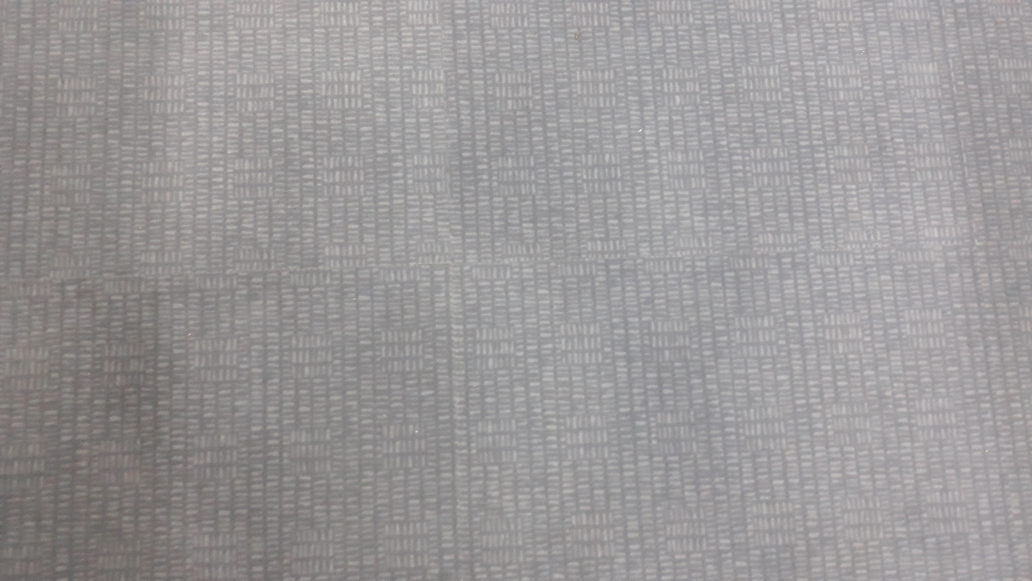
#> input picture background/bg1.jpg, 4128 x 2322 px (shown at 1/4 size); its folder holds 3 pictures in this run
$ python p1.py
#> lines starting #> are read from the running program, lines starting #| are printed output that depends on the picture; after the words box and inside, x2 and y2 are one past the last pixel; in counts of white or black regions, pixels touching at a corner belong together
import cv2
import numpy as np
import random

def hjp(n):
#> called with n = 10
    for i in range(n):

        background_num = random.randrange(3) # write your background files count in parameter

        img1 = cv2.imread('background/bg%d.jpg' % (background_num))
#> img1 is the input picture: shape (2322, 4128, 3); mean B, G, R 152.6, 152.2, 154.5
        img2 = cv2.imread('images/cross.png')
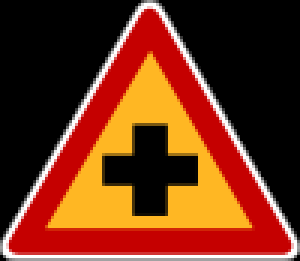
#> input picture images/cross.png, 100 x 87 px (shown 3 times larger)
#> img2 is the input picture: shape (87, 100, 3); mean B, G, R 23.6, 49.2, 110.2

        rows1, cols1, channels1 = img1.shape
#> rows1 = 2322; cols1 = 4128; channels1 = 3
        rows2, cols2, channels2 = img2.shape
#> rows2 = 87; cols2 = 100; channels2 = 3

        #print(rows1, cols1, channels1)
        #print(rows2, cols2, channels2)

        y = random.randrange(200, 800)
        x = (y * 2 )// 3

        vpos = random.randrange(0, rows1 - y)
#> vpos = 82
        hpos = random.randrange(0, cols1 - x)
#> hpos = 1060


        #print(vpos, hpos, x, y)

        img2 = cv2.resize(img2, dsize=(x, y), interpolation=cv2.INTER_AREA)
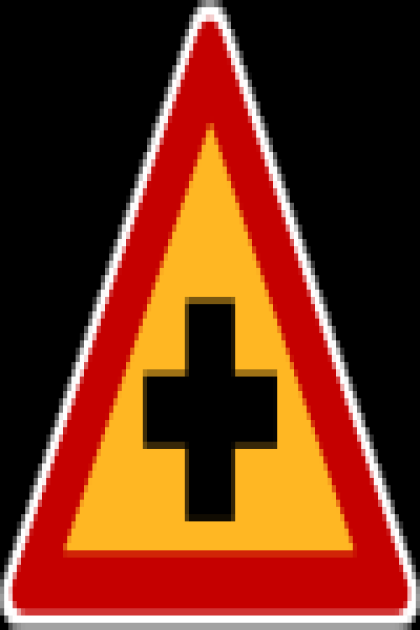
#> img2: shape (630, 420, 3); mean B, G, R 23.6, 49.2, 110.2


        roi = img1[vpos:vpos+y, hpos:hpos+x]
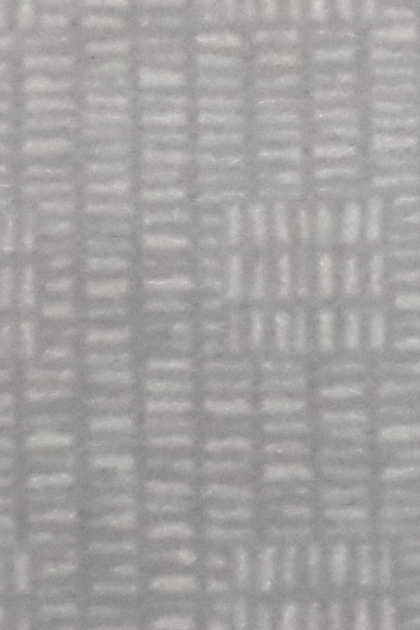
#> roi: shape (630, 420, 3); mean B, G, R 161.2, 161.2, 163.5

        img2gray = cv2.cvtColor(img2, cv2.COLOR_BGR2GRAY)
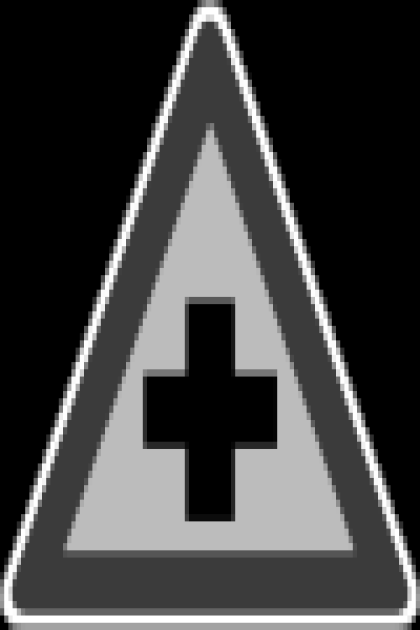
#> img2gray: shape (630, 420); min 0, max 255, mean 64.6
        ret, mask = cv2.threshold(img2gray, 10, 255, cv2.THRESH_BINARY)
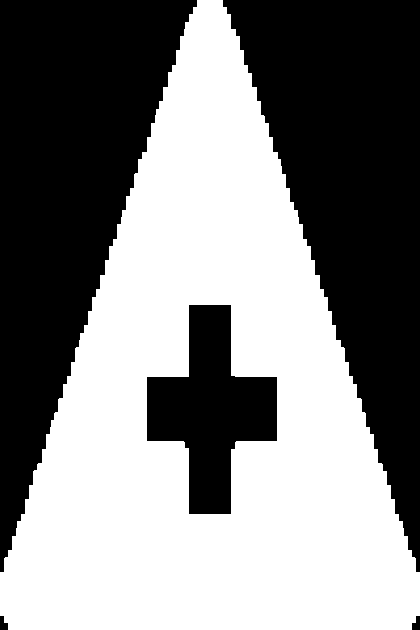
#> mask: shape (630, 420); 51.9% white; 5 black regions, box (x1, y1, x2, y2) and area: (223, 0, 420, 572) 56442, (0, 0, 197, 572) 56305, (147, 305, 277, 514) 14476, (0, 616, 8, 630) 84, (412, 616, 420, 630) 84
        mask_inv = cv2.bitwise_not(mask)


        img1_bg = cv2.bitwise_and(roi, roi, mask=mask_inv)
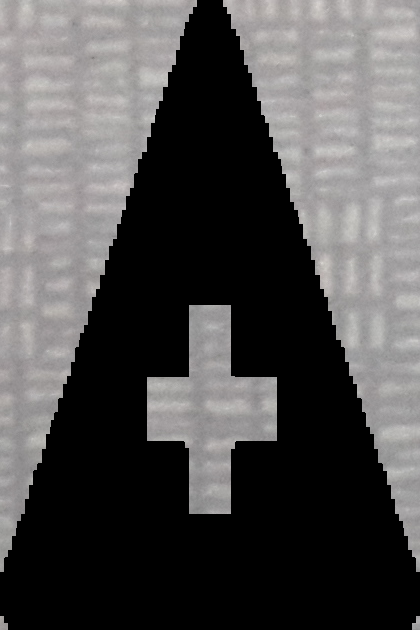
#> img1_bg: shape (630, 420, 3); mean B, G, R 79.1, 79.2, 80.5


        img2_fg = cv2.bitwise_and(img2, img2, mask=mask)

        dst = cv2.add(img1_bg, img2_fg)
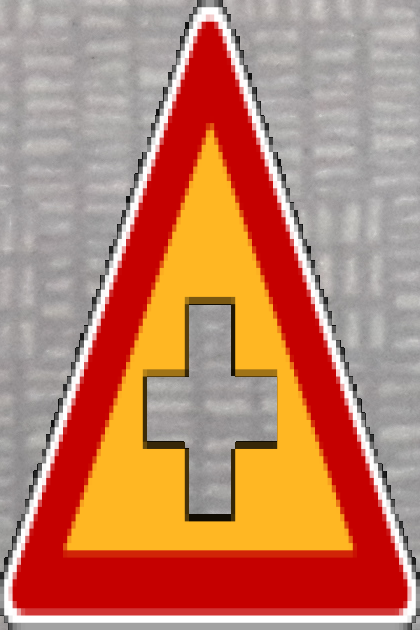
#> dst: shape (630, 420, 3); mean B, G, R 102.7, 128.4, 190.7
        img1[vpos:vpos+y, hpos:hpos+x] = dst

        cv2.imwrite('save/test%d.jpg' % (i),img1)


        #vpos: 왼쪽 위
        #vpos + y: 왼쪽 아래
        #hpos: 오른쪽 위
        #hpos + x: 오른쪽 아래
        f = open("save/test%d.txt" % (i), 'w')
        f.write('%d %.6f %.6f %.6f %.6f' % (0, (hpos + x/2) / rows1, (vpos + y/2) / cols1, x / rows1, y / cols1))
        # 클래스번호, 왼쪽으로부터 사진 중심, 위쪽으로부터 사진 중심, 사진 가로, 사진 세로 (비율)
        f.close()
#> pass 2 of the loop in hjp, `for i in range(n):`:
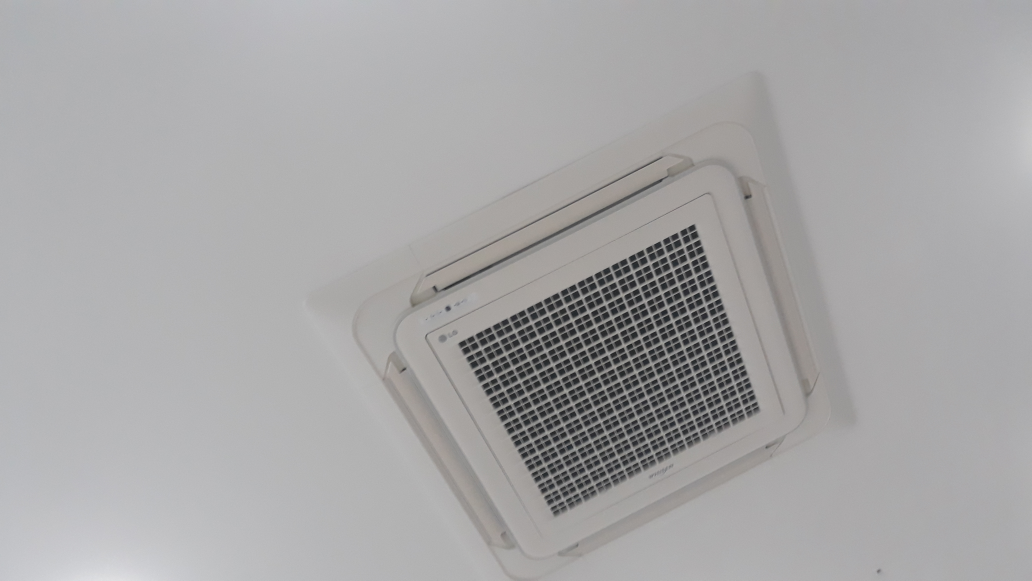
#> input picture background/bg2.jpg, 4128 x 2322 px (shown at 1/4 size)
#> in hjp, img1 is the input picture: shape (2322, 4128, 3); mean B, G, R 166.5, 165.9, 166.7
#> img2: shape (697, 464, 3)
#> roi: shape (697, 464, 3)
#> img2gray: shape (697, 464)
#> in hjp, `ret, mask = cv2.threshold(img2gray, 10, 255, cv2.THRESH_BINARY)`:
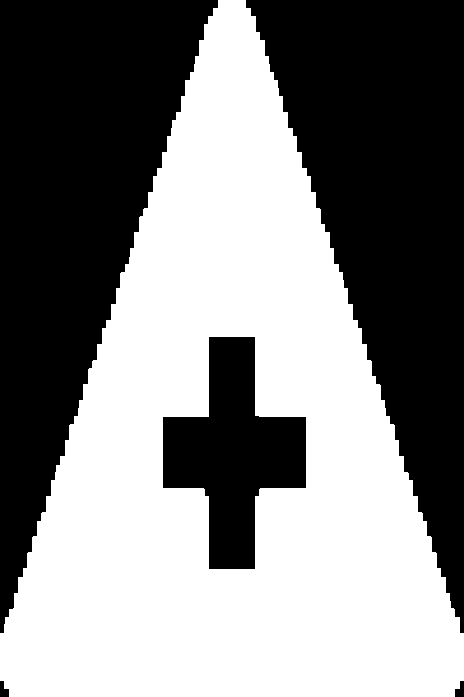
#> mask: shape (697, 464); 51.9% white; 5 black regions, box (x1, y1, x2, y2) and area: (246, 0, 464, 633) 68992, (0, 0, 218, 633) 68831, (163, 337, 306, 569) 17629, (0, 681, 9, 697) 104, (455, 681, 464, 697) 104
#> img1_bg: shape (697, 464, 3)
#> img2_fg: shape (697, 464, 3)
#> in hjp, `dst = cv2.add(img1_bg, img2_fg)`:
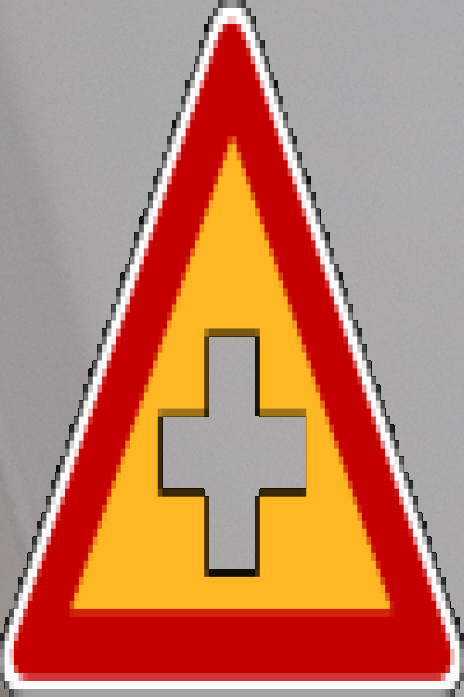
#> dst: shape (697, 464, 3); mean B, G, R 103.6, 128.9, 190.6
        #cv2.imshow('result', img1)
        #cv2.waitKey(0)
        #cv2.destroyAllWindows()

#you can modify count
hjp(10)
